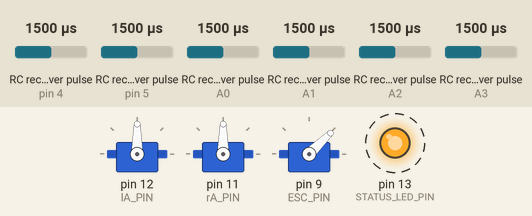
This sketch was run on a simulated Arduino Uno, built with avr-gcc and run on an emulated ATmega328P. On the bench: 3 × servo, output pins drawn as LEDs (lit = HIGH). Wiring (inferred from the names in the program): 6 × RC receiver channel: data pin 4 / data pin 5 / data A0 / data A1 / data A2 / data A3. Dashed ring = blinking. The inputs (shaded band) are chosen by the test bench; at power-on: RC receiver pulse (sensors on pin 4, pin 5, A0, A1, A2, A3) 1500 µs. What the sketch prints to the serial monitor is not drawn.

Above: at 1.25 s.
1.3 s: RC receiver pulse (sensor on pin 4) set to 1980 µs
At 2.5 s:
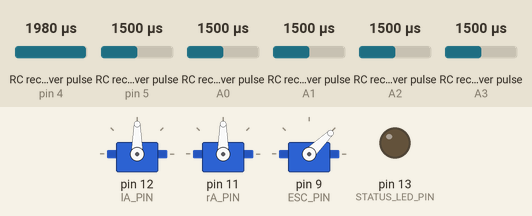
2.8 s: RC receiver pulse (sensor on pin 5) set to 1437 µs
5.8 s: RC receiver pulse (sensor on pin 5) set to 1416 µs
At 7.9 s:
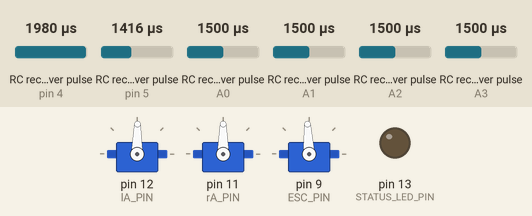
8.8 s: RC receiver pulse (sensor on A0) set to 1352 µs
At 9.32 s:
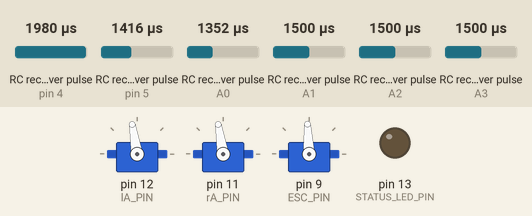
11.8 s: RC receiver pulse (sensor on A0) set to 1341 µs
14.8 s: RC receiver pulse (sensor on A1) set to 1980 µs
At 17.0 s:
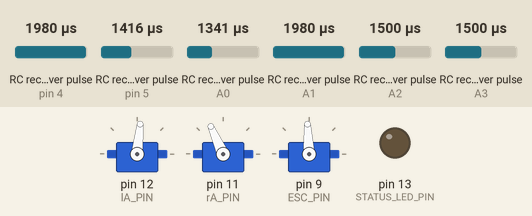
Timing chart, 0 to 18.8 s (numbered marks = the images above; inputs shaded):
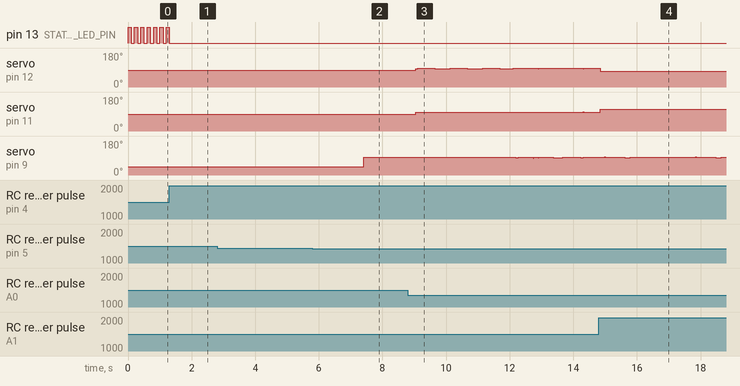

Measured:
- the behaviour switches between 1429 and 1428 µs on RC receiver pulse (sensor on pin 5) (found by bisection; images 1 and 2)
- after the input at 1.3 s, pin 13 (STATUS_LED_PIN): goes on until 1.3 s, then stays LOW
- after the input at 5.8 s, servo on pin 12 (lA_PIN): 90° → 89° after 1.6 s, → 90° 0.68 s later, → 89° 0.48 s later; servo on pin 9 (ESC_PIN): 44° → 93° after 1.6 s
- after the input at 8.8 s, servo on pin 11 (rA_PIN): 90° → 98° after 0.25 s, then repeats every 1.0 s: 99° 0.42 s, 98° 0.06 s, 99° 0.06 s, 98° 0.48 s
- by itself, pin 13 (STATUS_LED_PIN): alternates HIGH for 0.10 s and LOW for 0.10 s

The sketch:

RCTest2.ino
```cpp
/**
 * Author: Nitish Chennoju
 * Version 2
 * Three RC Modes: FLY, STOP, HOLD. FLY mode enables full RC control. STOP sets power 0 to motor and resets servo position. HOLD mode holds all current positions
*/

#include <Servo.h>
#include <EnableInterrupt.h>


#define SERIAL_PORT_SPEED 115200
#define RC_NUM_CHANNELS  6

#define RC_CH1  0
#define RC_CH2  1
#define RC_CH3  2
#define RC_CH4  3
#define RC_CH5  4
#define RC_CH6  5

#define RC_CH1_INPUT  A0
#define RC_CH2_INPUT  A1
#define RC_CH3_INPUT  A2
#define RC_CH4_INPUT  A3

#define RC_CH5_INPUT  /*A4*/4
#define RC_CH6_INPUT  /*A5*/5


uint16_t rc_values[RC_NUM_CHANNELS];
uint32_t rc_start[RC_NUM_CHANNELS];
volatile uint16_t rc_shared[RC_NUM_CHANNELS];

//MY VARIABLES
const float servoC = 90.0/1500.0;

Servo leftAileron;
Servo rightAileron;
Servo esc;

const int LAND_SERVO_OFFSET = 30;
int pos = 90;


boolean once = true;
int lPos;
int rPos;
float Delay;

const int ESC_PIN = 9;
const int lA_PIN = 12;
const int rA_PIN = 11;
const int STATUS_LED_PIN = 13;

void rc_read_values() {
  noInterrupts();
  memcpy(rc_values, (const void *)rc_shared, sizeof(rc_shared));
  interrupts();
}

void calc_input(uint8_t channel, uint8_t input_pin) {
  if (digitalRead(input_pin) == HIGH) {
    rc_start[channel] = micros();
  } else {
    uint16_t rc_compare = (uint16_t)(micros() - rc_start[channel]);
    rc_shared[channel] = rc_compare;
  }
}

void calc_ch1() { calc_input(RC_CH1, RC_CH1_INPUT); }
void calc_ch2() { calc_input(RC_CH2, RC_CH2_INPUT); }
void calc_ch3() { calc_input(RC_CH3, RC_CH3_INPUT); }
void calc_ch4() { calc_input(RC_CH4, RC_CH4_INPUT); }
void calc_ch5() { calc_input(RC_CH5, RC_CH5_INPUT); }
void calc_ch6() { calc_input(RC_CH6, RC_CH6_INPUT); }

void setup() {
  Serial.begin(SERIAL_PORT_SPEED);

  leftAileron.attach(lA_PIN);
  rightAileron.attach(rA_PIN);
  esc.attach(ESC_PIN);

  esc.writeMicroseconds(1000);

  pinMode(RC_CH1_INPUT, INPUT);
  pinMode(RC_CH2_INPUT, INPUT);
  pinMode(RC_CH3_INPUT, INPUT);
  pinMode(RC_CH4_INPUT, INPUT);
  pinMode(RC_CH5_INPUT, INPUT);
  pinMode(RC_CH6_INPUT, INPUT);

  pinMode(STATUS_LED_PIN, OUTPUT);

  enableInterrupt(RC_CH1_INPUT, calc_ch1, CHANGE);
  enableInterrupt(RC_CH2_INPUT, calc_ch2, CHANGE);
  enableInterrupt(RC_CH3_INPUT, calc_ch3, CHANGE);
  enableInterrupt(RC_CH4_INPUT, calc_ch4, CHANGE);
  enableInterrupt(RC_CH5_INPUT, calc_ch5, CHANGE);
  enableInterrupt(RC_CH6_INPUT, calc_ch6, CHANGE);
}

void loop() {
  rc_read_values();

  Serial.print("MODE:\t");

  //When FLY mode is enabled
  if(rc_values[RC_CH5] > 1850){

    if(rc_values[RC_CH6] > 1400 && rc_values[RC_CH6] < 1600){
      //HOLD VALUES
      Serial.print("HOLD\t");

      Serial.print("Left A: ");
      Serial.print(lPos);
      Serial.print("\tRight A: ");
      Serial.println(rPos);

      once = true;

    }else if(rc_values[RC_CH6] > 1850) {
      //LANDING MODE
      Serial.println("LAND");

        if(once){
          once = false;
          Delay = 3000.0 / abs(LAND_SERVO_OFFSET - 120.0);      //3000 ms

          leftAileron.write(90-LAND_SERVO_OFFSET);
          rightAileron.write(90+LAND_SERVO_OFFSET);

          delay(1500);

          esc.writeMicroseconds(1000);

          for(int i = 0; i <= 2*LAND_SERVO_OFFSET; i++){
            leftAileron.write((90-LAND_SERVO_OFFSET)+i);
            rightAileron.write((90+LAND_SERVO_OFFSET)-i);
            delay(Delay);
          }

        }

      }else{
        Serial.print("FLY\t");

        //ROLL
        if((rc_values[RC_CH1] * servoC) >= 100){
          pos = 80;
        }else if((rc_values[RC_CH1] * servoC) <= 80){
          pos = 100;
        }else{
          pos = 180 - (rc_values[RC_CH1] * servoC);
        }

        //PITCH
        if((rc_values[RC_CH2] * servoC) >= 105){
          leftAileron.write(pos-15);
          rightAileron.write(pos+15);
          Serial.print("Left: ");
          Serial.print(pos + 15);
          Serial.print("\tRight: ");
          Serial.print(pos - 15);
        }else if((rc_values[RC_CH2] * servoC) <= 75){
          leftAileron.write(pos+15);
          rightAileron.write(pos-15);
          Serial.print("Left: ");
          Serial.print(pos - 15);
          Serial.print("\tRight: ");
          Serial.print(pos + 15);
        }else{
          leftAileron.write(pos - (rc_values[RC_CH2] * servoC - 90));
          rightAileron.write(pos + (rc_values[RC_CH2] * servoC - 90));
          Serial.print("Left: ");
          Serial.print(pos - (rc_values[RC_CH2] * servoC - 90));
          Serial.print("\tRight: ");
          Serial.print(pos + (rc_values[RC_CH2] * servoC - 90));
        }

        lPos = leftAileron.read();
        rPos = rightAileron.read();


        //THROTTLE
        Serial.print("\tMotor Power: ");
        if(rc_values[RC_CH3] < 1000){
          esc.writeMicroseconds(1000);
          Serial.print(1000);
        }else if(rc_values[RC_CH3] > 2000){
          esc.writeMicroseconds(2000);
          Serial.print(2000);
        }else{
          esc.writeMicroseconds(rc_values[RC_CH3]);
          Serial.print(rc_values[RC_CH3]);
        }

        once = true;
        Serial.println();
      }
    }else{
      leftAileron.write(90);
      rightAileron.write(90);
      esc.writeMicroseconds(1000);
      Serial.println("STOP");

      digitalWrite(STATUS_LED_PIN, HIGH);
      delay(100);
      digitalWrite(STATUS_LED_PIN, LOW);
      delay(100);
      once = true;
    }

}
```
